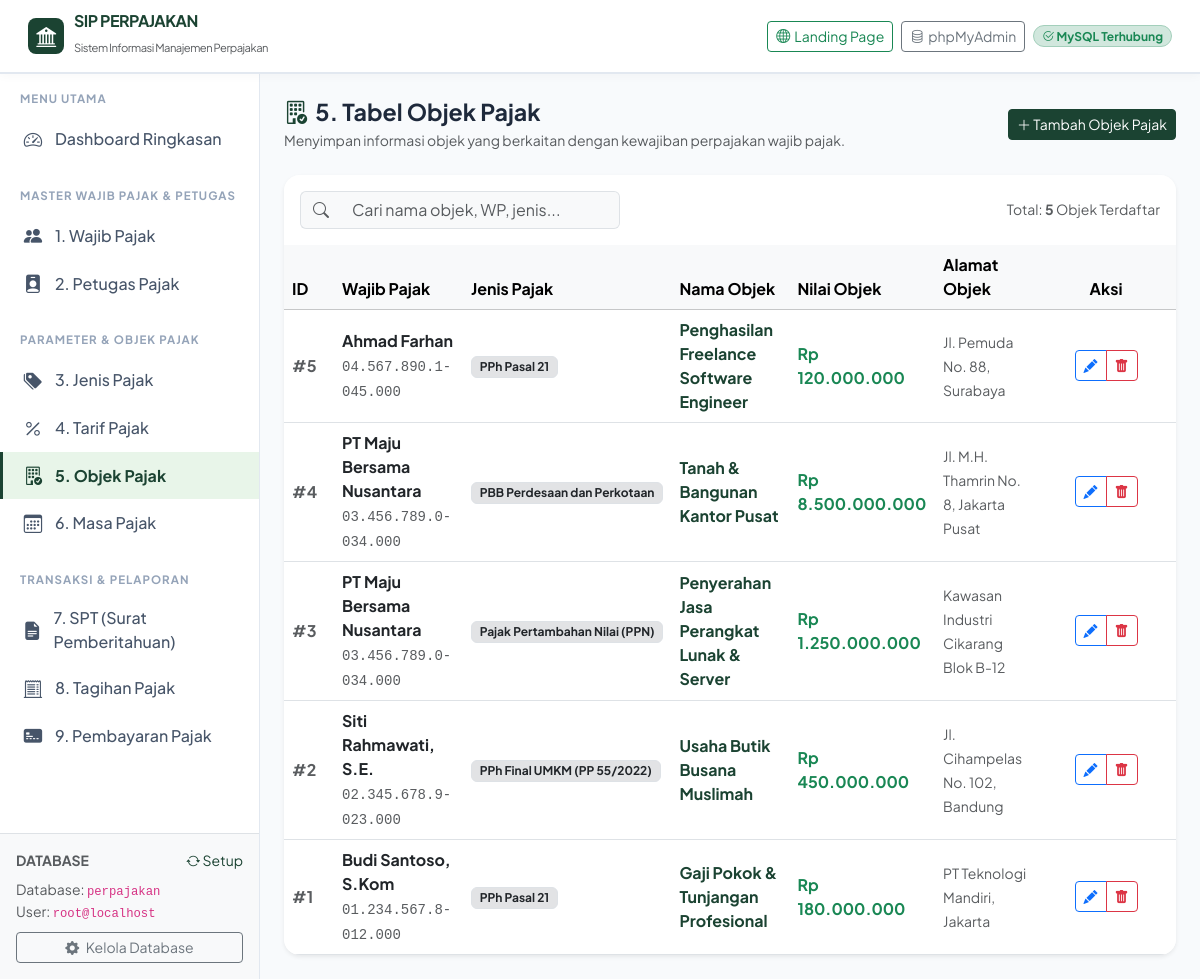
/objek_pajak.php, run on the app's committed database.
### tables this page shows
CREATE TABLE `objek_pajak` (
  `id_objek_pajak` INT NOT NULL AUTO_INCREMENT,
  `id_wajib_pajak` INT NOT NULL,
  `id_jenis_pajak` INT NOT NULL,
  `nama_objek` VARCHAR(100) DEFAULT NULL,
  `alamat_objek` TEXT DEFAULT NULL,
  `nilai_objek` DECIMAL(15,2) DEFAULT NULL,
  PRIMARY KEY (`id_objek_pajak`),
  KEY `fk_objek_wp` (`id_wajib_pajak`),
  KEY `fk_objek_jenis` (`id_jenis_pajak`),
  CONSTRAINT `fk_objek_wp` FOREIGN KEY (`id_wajib_pajak`) REFERENCES `wajib_pajak` (`id_wajib_pajak`) ON DELETE CASCADE ON UPDATE CASCADE,
  CONSTRAINT `fk_objek_jenis` FOREIGN KEY (`id_jenis_pajak`) REFERENCES `jenis_pajak` (`id_jenis_pajak`) ON DELETE CASCADE ON UPDATE CASCADE
);

CREATE TABLE `wajib_pajak` (
  `id_wajib_pajak` INT NOT NULL AUTO_INCREMENT,
  `npwp` VARCHAR(25) NOT NULL,
  `nama` VARCHAR(100) NOT NULL,
  `nik` VARCHAR(20) DEFAULT NULL,
  `alamat` TEXT DEFAULT NULL,
  `email` VARCHAR(100) DEFAULT NULL,
  `no_telepon` VARCHAR(20) DEFAULT NULL,
  `tanggal_daftar` DATE DEFAULT NULL,
  `status` ENUM('Aktif','Nonaktif') NOT NULL DEFAULT 'Aktif',
  PRIMARY KEY (`id_wajib_pajak`),
  UNIQUE KEY `uk_npwp` (`npwp`)
);

CREATE TABLE `jenis_pajak` (
  `id_jenis_pajak` INT NOT NULL AUTO_INCREMENT,
  `kode_pajak` VARCHAR(20) DEFAULT NULL,
  `nama_pajak` VARCHAR(100) NOT NULL,
  `keterangan` TEXT DEFAULT NULL,
  PRIMARY KEY (`id_jenis_pajak`),
  UNIQUE KEY `uk_kode_pajak` (`kode_pajak`)
);

### includes/functions.php (called while the page is built, shortened)
<?php
function format_rupiah($angka) {
    return 'Rp ' . number_format((float)$angka, 0, ',', '.');
}

### objek_pajak.php (the view, shortened to what this page needs)
<?php
require_once __DIR__ . '/includes/header.php';
$db = getDB();
$action = $_GET['action'] ?? 'index';
$wajib_pajak_list = [];
$jenis_pajak_list = [];
if ($dbReady) {
    try {
        $wajib_pajak_list = $db->query("SELECT id_wajib_pajak, npwp, nama FROM wajib_pajak WHERE status = 'Aktif' ORDER BY nama ASC")->fetchAll();
        $jenis_pajak_list = $db->query("SELECT id_jenis_pajak, kode_pajak, nama_pajak FROM jenis_pajak ORDER BY nama_pajak ASC")->fetchAll();
    } catch (Exception $e) {}
}
$row_data = null;
$data_list = [];
if ($dbReady) {
    try {
        $data_list = $db->query("
            SELECT op.*, wp.nama AS nama_wp, wp.npwp, jp.nama_pajak, jp.kode_pajak
            FROM objek_pajak op
            JOIN wajib_pajak wp ON op.id_wajib_pajak = wp.id_wajib_pajak
            JOIN jenis_pajak jp ON op.id_jenis_pajak = jp.id_jenis_pajak
            ORDER BY op.id_objek_pajak DESC
        ")->fetchAll();
    } catch (Exception $e) {}
}
?>
<div class="d-flex justify-content-between align-items-center flex-wrap gap-2 mb-4">
    <div>
        <h1 class="page-title"><i class="bi bi-building-check text-tax-primary me-2"></i>5. Tabel Objek Pajak</h1>
        <p class="text-muted small mb-0">Menyimpan informasi objek yang berkaitan dengan kewajiban perpajakan wajib pajak.</p>
    </div>
    <div>
        <?php if ($action === 'create' || $action === 'edit'): ?>
            <a href="objek_pajak.php" class="btn btn-outline-secondary btn-sm"><i class="bi bi-arrow-left"></i> Kembali ke Daftar</a>
        <?php else: ?>
            <a href="objek_pajak.php?action=create" class="btn btn-tax-primary btn-sm"><i class="bi bi-plus-lg"></i> Tambah Objek Pajak</a>
        <?php endif; ?>
    </div>
</div>
<?php if ($action === 'create' || $action === 'edit'): ?>
    <div class="card border-0 shadow-sm rounded-4">
        <div class="card-header bg-white py-3 border-0">
            <h5 class="fw-bold mb-0 text-dark">
                <?= $action === 'create' ? '<i class="bi bi-building-add text-success me-2"></i>Tambah Objek Pajak Baru' : '<i class="bi bi-pencil-square text-primary me-2"></i>Edit Data Objek Pajak' ?>
            </h5>
        </div>
        <div class="card-body p-4">
            <form method="POST">
                <div class="row g-3">
                    <div class="col-md-6">
                        <label class="form-label fw-semibold">Pemilik / Wajib Pajak <span class="text-danger">*</span></label>
                        <select name="id_wajib_pajak" class="form-select" required>
                            <option value="">-- Pilih Wajib Pajak --</option>
                            <?php foreach ($wajib_pajak_list as $wp): ?>
                                <?php
                                    $selected = (($row_data['id_wajib_pajak'] ?? $_POST['id_wajib_pajak'] ?? '') == $wp['id_wajib_pajak']) ? 'selected' : '';
                                ?>
                                <option value="<?= $wp['id_wajib_pajak'] ?>" <?= $selected ?>>
                                    <?= htmlspecialchars($wp['nama']) ?> (NPWP: <?= htmlspecialchars($wp['npwp']) ?>)
                                </option>
                            <?php endforeach; ?>
                        </select>
                    </div>
                    <div class="col-md-6">
                        <label class="form-label fw-semibold">Jenis Pajak Terkait <span class="text-danger">*</span></label>
                        <select name="id_jenis_pajak" class="form-select" required>
                            <option value="">-- Pilih Jenis Pajak --</option>
                            <?php foreach ($jenis_pajak_list as $jp): ?>
                                <?php
                                    $selected = (($row_data['id_jenis_pajak'] ?? $_POST['id_jenis_pajak'] ?? '') == $jp['id_jenis_pajak']) ? 'selected' : '';
                                ?>
                                <option value="<?= $jp['id_jenis_pajak'] ?>" <?= $selected ?>>
                                    [<?= htmlspecialchars($jp['kode_pajak'] ?: '-') ?>] <?= htmlspecialchars($jp['nama_pajak']) ?>
                                </option>
                            <?php endforeach; ?>
                        </select>
                    </div>
                    <div class="col-md-6">
                        <label class="form-label fw-semibold">Nama Objek Pajak</label>
                        <input type="text" name="nama_objek" class="form-control" placeholder="Contoh: Gaji Pegawai / Usaha Kafe / Tanah & Ruko"
                               value="<?= htmlspecialchars($_POST['nama_objek'] ?? $row_data['nama_objek'] ?? '') ?>">
                    </div>
                    <div class="col-md-6">
                        <label class="form-label fw-semibold">Nilai Objek / Nilai Jual / Omzet (Rp)</label>
                        <div class="input-group">
                            <span class="input-group-text fw-bold">Rp</span>
                            <input type="text" name="nilai_objek" class="form-control input-currency" placeholder="0"
                                   value="<?= number_format((float)($_POST['nilai_objek'] ?? $row_data['nilai_objek'] ?? 0), 0, ',', '.') ?>">
                        </div>
                    </div>
                    <div class="col-12">
                        <label class="form-label fw-semibold">Alamat / Lokasi Objek Pajak</label>
                        <textarea name="alamat_objek" class="form-control" rows="3" placeholder="Lokasi fisik atau alamat usaha objek pajak"><?= htmlspecialchars($_POST['alamat_objek'] ?? $row_data['alamat_objek'] ?? '') ?></textarea>
                    </div>
                    <div class="col-12 mt-4">
                        <button type="submit" class="btn btn-tax-primary px-4 fw-semibold">
                            <i class="bi bi-save me-1"></i> <?= $action === 'create' ? 'Simpan Objek' : 'Perbarui Objek' ?>
                        </button>
                        <a href="objek_pajak.php" class="btn btn-outline-secondary ms-2">Batal</a>
                    </div>
                </div>
            </form>
        </div>
    </div>
<?php else: ?>
    <div class="card border-0 shadow-sm rounded-4 overflow-hidden">
        <div class="card-header bg-white py-3 border-0 d-flex justify-content-between align-items-center flex-wrap gap-2">
            <div class="input-group" style="max-width: 320px;">
                <span class="input-group-text bg-light border-end-0"><i class="bi bi-search text-muted"></i></span>
                <input type="text" id="tableSearchInput" class="form-control bg-light border-start-0" placeholder="Cari nama objek, WP, jenis...">
            </div>
            <div class="small text-muted">
                Total: <strong><?= count($data_list) ?></strong> Objek Terdaftar
            </div>
        </div>
        <div class="table-responsive">
            <table class="table table-hover align-middle mb-0 table-searchable">
                <thead class="table-light">
                    <tr>
                        <th style="width: 50px;">ID</th>
                        <th>Wajib Pajak</th>
                        <th>Jenis Pajak</th>
                        <th>Nama Objek</th>
                        <th>Nilai Objek</th>
                        <th>Alamat Objek</th>
                        <th class="text-center" style="width: 140px;">Aksi</th>
                    </tr>
                </thead>
                <tbody>
                    <?php if (empty($data_list)): ?>
                        <tr><td colspan="7" class="text-center py-4 text-muted">Belum ada data Objek Pajak.</td></tr>
                    <?php else: ?>
                        <?php foreach ($data_list as $row): ?>
                        <tr>
                            <td><span class="text-muted fw-bold">#<?= $row['id_objek_pajak'] ?></span></td>
                            <td>
                                <strong class="text-dark d-block"><?= htmlspecialchars($row['nama_wp']) ?></strong>
                                <small class="text-muted font-monospace"><?= htmlspecialchars($row['npwp']) ?></small>
                            </td>
                            <td>
                                <span class="badge bg-secondary-subtle text-dark border"><?= htmlspecialchars($row['nama_pajak']) ?></span>
                            </td>
                            <td><strong class="text-tax-primary"><?= htmlspecialchars($row['nama_objek'] ?: '-') ?></strong></td>
                            <td><span class="fw-bold text-success"><?= format_rupiah($row['nilai_objek']) ?></span></td>
                            <td><span class="small text-muted"><?= htmlspecialchars($row['alamat_objek'] ?: '-') ?></span></td>
                            <td class="text-center">
                                <div class="btn-group btn-group-sm">
                                    <a href="objek_pajak.php?action=edit&id=<?= $row['id_objek_pajak'] ?>" class="btn btn-outline-primary" title="Edit">
                                        <i class="bi bi-pencil-fill"></i>
                                    </a>
                                    <a href="objek_pajak.php?action=delete&id=<?= $row['id_objek_pajak'] ?>"
                                       class="btn btn-outline-danger btn-confirm-delete"
                                       data-name="Objek Pajak <?= htmlspecialchars($row['nama_objek']) ?>" title="Hapus">
                                        <i class="bi bi-trash-fill"></i>
                                    </a>
                                </div>
                            </td>
                        </tr>
                        <?php endforeach; ?>
                    <?php endif; ?>
                </tbody>
            </table>
        </div>
    </div>
<?php endif; ?>
<?php require_once __DIR__ . '/includes/footer.php'; ?>

### assets/css/style.css (style rules this page uses)
:root { --tax-primary: #1b4332; --tax-primary-dark: #0f281e; --tax-primary-light: #2d6a4f; --tax-accent: #d4af37; --tax-accent-hover: #b89628; --tax-gold: #f59e0b; --tax-bg: #f8fafc; --tax-sidebar-width: 260px; }
body { font-family: 'Segoe UI', system-ui, -apple-system, BlinkMacSystemFont, Roboto, sans-serif; background-color: var(--tax-bg); color: #334155; min-height: 100vh; }
.text-tax-primary { color: var(--tax-primary) !important; }
.btn-tax-primary { background-color: var(--tax-primary); border-color: var(--tax-primary); color: #ffffff; transition: all 0.2s ease-in-out; }
.page-title { font-size: 1.45rem; font-weight: 700; color: #1e293b; margin-bottom: 4px; }

### includes/header.php (style rules this page uses)
body { font-family: 'Plus Jakarta Sans', sans-serif; }

### data on the page
objek_pajak: id_objek_pajak "5", id_wajib_pajak.nama "Ahmad Farhan", id_wajib_pajak.npwp "04.567.890.1-045.000", id_jenis_pajak.nama_pajak "PPh Pasal 21", nama_objek "Penghasilan Freelance Software Engineer", nilai_objek "Rp 120.000.000", alamat_objek "Jl. Pemuda No. 88, Surabaya"
objek_pajak: id_objek_pajak "4", id_wajib_pajak.nama "PT Maju Bersama Nusantara", id_wajib_pajak.npwp "03.456.789.0-034.000", id_jenis_pajak.nama_pajak "PBB Perdesaan dan Perkotaan", nama_objek "Tanah & Bangunan Kantor Pusat", nilai_objek "Rp 8.500.000.000", alamat_objek "Jl. M.H. Thamrin No. 8, Jakarta Pusat"
objek_pajak: id_objek_pajak "3", id_wajib_pajak.nama "PT Maju Bersama Nusantara", id_wajib_pajak.npwp "03.456.789.0-034.000", id_jenis_pajak.nama_pajak "Pajak Pertambahan Nilai (PPN)", nama_objek "Penyerahan Jasa Perangkat Lunak & Server", nilai_objek "Rp 1.250.000.000", alamat_objek "Kawasan Industri Cikarang Blok B-12"
objek_pajak: id_objek_pajak "2", id_wajib_pajak.nama "Siti Rahmawati, S.E.", id_wajib_pajak.npwp "02.345.678.9-023.000", id_jenis_pajak.nama_pajak "PPh Final UMKM (PP 55/2022)", nama_objek "Usaha Butik Busana Muslimah", nilai_objek "Rp 450.000.000", alamat_objek "Jl. Cihampelas No. 102, Bandung"
objek_pajak: id_objek_pajak "1", id_wajib_pajak.nama "Budi Santoso, S.Kom", id_wajib_pajak.npwp "01.234.567.8-012.000", id_jenis_pajak.nama_pajak "PPh Pasal 21", nama_objek "Gaji Pokok & Tunjangan Profesional", nilai_objek "Rp 180.000.000", alamat_objek "PT Teknologi Mandiri, Jakarta"

### other printed values
count($data_list) "5"
